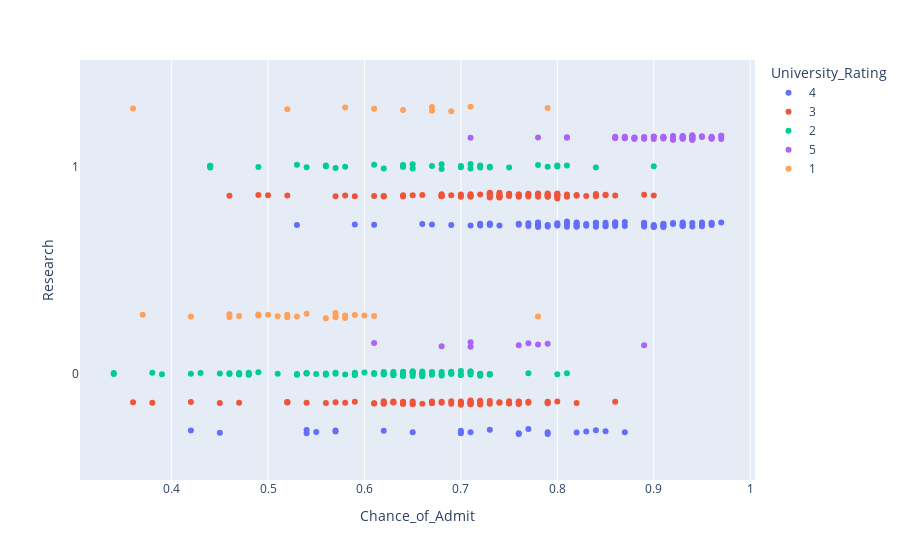

The notebook cell this image was saved under:
### Code cell
px.strip(data, x="Chance_of_Admit", y="Research", orientation="h", color="University_Rating")

### Figure 1 — Plotly figure (JSON) as saved in the notebook; plotly's stock layout.template omitted (floating-point values rounded to 4 significant figures; data arrays with more than 128 entries replaced by an {"elided": "..."} marker saying what was removed)
{"data": [{"alignmentgroup": "True", "boxpoints": "all", "fillcolor": "rgba(255,255,255,0)", "hoveron": "points", "hovertemplate": "University_Rating=4<br>Chance_of_Admit=%{x}<br>Research=%{y}<extra></extra>", "legendgroup": "4", "line": {"color": "rgba(255,255,255,0)"}, "marker": {"color": "#636efa"}, "name": "4", "offsetgroup": "4", "orientation": "h", "pointpos": 0, "showlegend": true, "type": "box", "x": [0.92, 0.76, 0.84, 0.78, 0.7, 0.91, 0.87, 0.78, 0.78, 0.72, 0.55, 0.78, 0.84, 0.96, 0.76, 0.74, 0.42, 0.9, 0.87, 0.91, 0.69, 0.66, 0.45, 0.57, 0.57, 0.82, 0.97, 0.96, 0.93, 0.81, 0.86, 0.89, 0.87, 0.85, 0.9, 0.89, 0.79, 0.82, 0.95, 0.94, 0.91, 0.85, 0.84, 0.76, 0.82, 0.85, 0.81, 0.93, 0.85, 0.79, 0.77, 0.9, 0.83, 0.77, 0.94, 0.82, 0.8, 0.7, 0.84, 0.78, 0.8, 0.8, 0.73, 0.83, 0.73, 0.93, 0.86, 0.95, 0.82, 0.96, 0.84, 0.89, 0.91, 0.95, 0.91, 0.61, 0.59, 0.72, 0.76, 0.73, 0.86, 0.71, 0.92, 0.93, 0.82, 0.89, 0.93, 0.89, 0.77, 0.62, 0.54, 0.71, 0.81, 0.86, 0.9, 0.67, 0.65, 0.79, 0.78, 0.83, 0.79, 0.54, 0.53, 0.73, 0.84], "x0": " ", "xaxis": "x", "y": [1, 1, 1, 1, 0, 1, 0, 1, 1, 1, 0, 1, 1, 1, 0, 1, 0, 1, 1, 1, 1, 1, 0, 0, 0, 1, 1, 1, 1, 1, 1, 1, 1, 1, 1, 1, 1, 1, 1, 1, 1, 1, 1, 0, 1, 1, 1, 1, 0, 0, 1, 1, 0, 0, 1, 0, 1, 0, 1, 1, 1, 1, 1, 1, 1, 1, 1, 1, 1, 1, 1, 1, 1, 1, 1, 1, 1, 1, 1, 1, 1, 0, 1, 1, 1, 1, 1, 1, 1, 0, 0, 1, 1, 1, 1, 1, 0, 1, 1, 1, 0, 0, 1, 0, 0], "y0": " ", "yaxis": "y"}, {"alignmentgroup": "True", "boxpoints": "all", "fillcolor": "rgba(255,255,255,0)", "hoveron": "points", "hovertemplate": "University_Rating=3<br>Chance_of_Admit=%{x}<br>Research=%{y}<extra></extra>", "legendgroup": "3", "line": {"color": "rgba(255,255,255,0)"}, "marker": {"color": "#EF553B"}, "name": "3", "offsetgroup": "3", "orientation": "h", "pointpos": 0, "showlegend": true, "type": "box", "x": {"elided": "162 float values"}, "x0": " ", "xaxis": "x", "y": {"elided": "162 int values"}, "y0": " ", "yaxis": "y"}, {"alignmentgroup": "True", "boxpoints": "all", "fillcolor": "rgba(255,255,255,0)", "hoveron": "points", "hovertemplate": "University_Rating=2<br>Chance_of_Admit=%{x}<br>Research=%{y}<extra></extra>", "legendgroup": "2", "line": {"color": "rgba(255,255,255,0)"}, "marker": {"color": "#00cc96"}, "name": "2", "offsetgroup": "2", "orientation": "h", "pointpos": 0, "showlegend": true, "type": "box", "x": [0.65, 0.68, 0.44, 0.54, 0.65, 0.64, 0.48, 0.49, 0.53, 0.56, 0.46, 0.42, 0.48, 0.54, 0.56, 0.57, 0.72, 0.64, 0.44, 0.66, 0.64, 0.34, 0.44, 0.48, 0.64, 0.62, 0.57, 0.72, 0.47, 0.71, 0.8, 0.84, 0.9, 0.8, 0.81, 0.79, 0.65, 0.61, 0.64, 0.65, 0.68, 0.71, 0.68, 0.72, 0.78, 0.73, 0.73, 0.72, 0.57, 0.63, 0.64, 0.71, 0.67, 0.61, 0.63, 0.64, 0.69, 0.64, 0.65, 0.63, 0.71, 0.7, 0.71, 0.7, 0.75, 0.72, 0.72, 0.54, 0.7, 0.66, 0.67, 0.58, 0.56, 0.56, 0.61, 0.68, 0.62, 0.66, 0.65, 0.62, 0.66, 0.65, 0.54, 0.72, 0.62, 0.69, 0.43, 0.73, 0.59, 0.47, 0.47, 0.64, 0.59, 0.73, 0.68, 0.7, 0.81, 0.69, 0.72, 0.39, 0.38, 0.34, 0.46, 0.53, 0.49, 0.64, 0.77, 0.63, 0.66, 0.56, 0.6, 0.58, 0.69, 0.73, 0.55, 0.66, 0.53, 0.8, 0.71, 0.59, 0.51, 0.45, 0.67, 0.7, 0.67, 0.62], "x0": " ", "xaxis": "x", "y": [0, 0, 1, 0, 1, 0, 0, 1, 1, 1, 0, 0, 0, 1, 1, 1, 1, 0, 1, 0, 1, 0, 1, 0, 0, 0, 0, 0, 0, 1, 1, 1, 1, 1, 1, 1, 0, 0, 1, 0, 1, 0, 0, 0, 1, 0, 0, 1, 0, 0, 0, 0, 0, 0, 0, 0, 0, 0, 0, 0, 0, 0, 1, 1, 1, 0, 1, 0, 0, 0, 0, 0, 0, 0, 1, 0, 0, 0, 1, 0, 0, 0, 0, 0, 0, 0, 0, 1, 0, 0, 0, 1, 0, 0, 1, 0, 0, 0, 0, 0, 0, 0, 0, 0, 0, 0, 0, 0, 0, 0, 0, 1, 0, 1, 0, 0, 0, 0, 0, 0, 0, 0, 0, 1, 1, 1], "y0": " ", "yaxis": "y"}, {"alignmentgroup": "True", "boxpoints": "all", "fillcolor": "rgba(255,255,255,0)", "hoveron": "points", "hovertemplate": "University_Rating=5<br>Chance_of_Admit=%{x}<br>Research=%{y}<extra></extra>", "legendgroup": "5", "line": {"color": "rgba(255,255,255,0)"}, "marker": {"color": "#ab63fa"}, "name": "5", "offsetgroup": "5", "orientation": "h", "pointpos": 0, "showlegend": true, "type": "box", "x": [0.9, 0.94, 0.95, 0.97, 0.94, 0.76, 0.9, 0.94, 0.88, 0.91, 0.88, 0.86, 0.89, 0.94, 0.96, 0.93, 0.92, 0.92, 0.94, 0.93, 0.68, 0.61, 0.71, 0.94, 0.94, 0.92, 0.96, 0.77, 0.71, 0.79, 0.89, 0.92, 0.94, 0.86, 0.78, 0.89, 0.93, 0.93, 0.88, 0.9, 0.87, 0.86, 0.94, 0.97, 0.97, 0.96, 0.93, 0.91, 0.88, 0.86, 0.87, 0.89, 0.93, 0.92, 0.89, 0.94, 0.81, 0.81, 0.91, 0.96, 0.94, 0.91, 0.92, 0.95, 0.87, 0.92, 0.91, 0.78, 0.87, 0.71, 0.87, 0.96, 0.93], "x0": " ", "xaxis": "x", "y": [1, 1, 1, 1, 1, 0, 1, 1, 1, 1, 1, 1, 0, 1, 1, 1, 1, 1, 1, 1, 0, 0, 1, 1, 1, 1, 1, 0, 0, 0, 1, 1, 1, 1, 0, 1, 1, 1, 1, 1, 1, 1, 1, 1, 1, 1, 1, 1, 1, 1, 1, 1, 1, 1, 1, 1, 1, 1, 1, 1, 1, 1, 1, 1, 1, 1, 1, 1, 1, 0, 1, 1, 1], "y0": " ", "yaxis": "y"}, {"alignmentgroup": "True", "boxpoints": "all", "fillcolor": "rgba(255,255,255,0)", "hoveron": "points", "hovertemplate": "University_Rating=1<br>Chance_of_Admit=%{x}<br>Research=%{y}<extra></extra>", "legendgroup": "1", "line": {"color": "rgba(255,255,255,0)"}, "marker": {"color": "#FFA15A"}, "name": "1", "offsetgroup": "1", "orientation": "h", "pointpos": 0, "showlegend": true, "type": "box", "x": [0.5, 0.46, 0.58, 0.52, 0.36, 0.46, 0.78, 0.52, 0.57, 0.53, 0.59, 0.6, 0.49, 0.52, 0.58, 0.64, 0.58, 0.49, 0.42, 0.57, 0.57, 0.51, 0.67, 0.47, 0.56, 0.71, 0.61, 0.54, 0.58, 0.61, 0.67, 0.79, 0.37, 0.69], "x0": " ", "xaxis": "x", "y": [0, 0, 0, 0, 1, 0, 0, 0, 0, 0, 0, 0, 0, 1, 0, 1, 0, 0, 0, 0, 0, 0, 1, 0, 0, 1, 0, 0, 1, 1, 1, 1, 0, 1], "y0": " ", "yaxis": "y"}], "layout": {"boxmode": "group", "legend": {"title": {"text": "University_Rating"}, "tracegroupgap": 0}, "margin": {"t": 60}, "xaxis": {"anchor": "y", "domain": [0, 1], "title": {"text": "Chance_of_Admit"}}, "yaxis": {"anchor": "x", "domain": [0, 1], "title": {"text": "Research"}}}}
